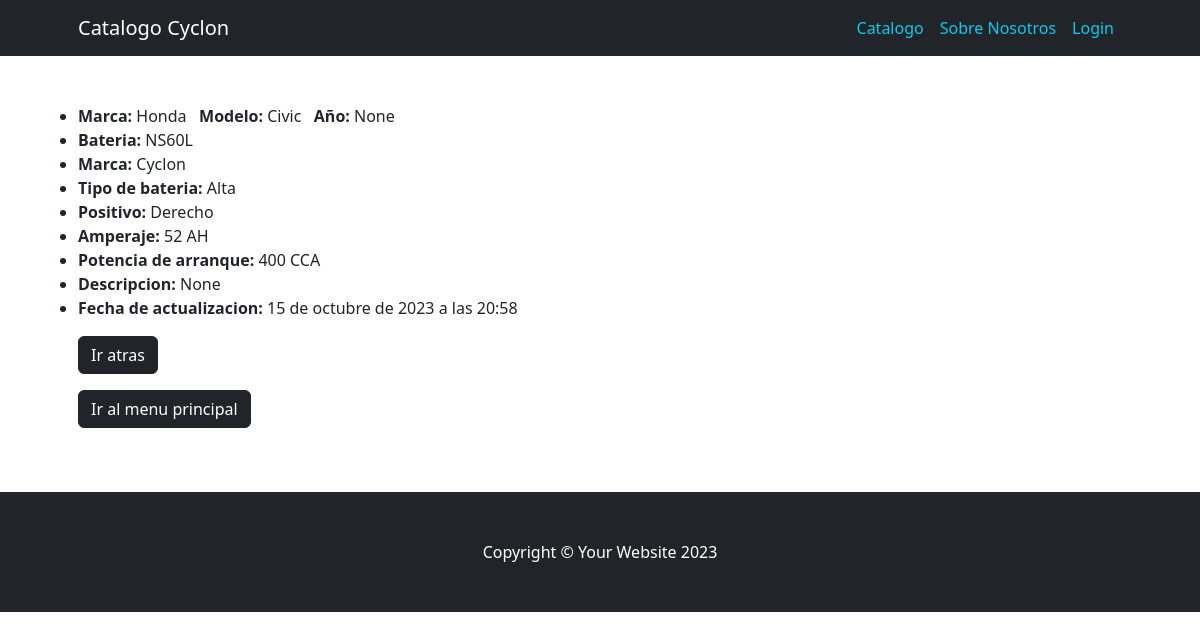
Before: /catalogo/catalogo/detail/3 with the older database file.
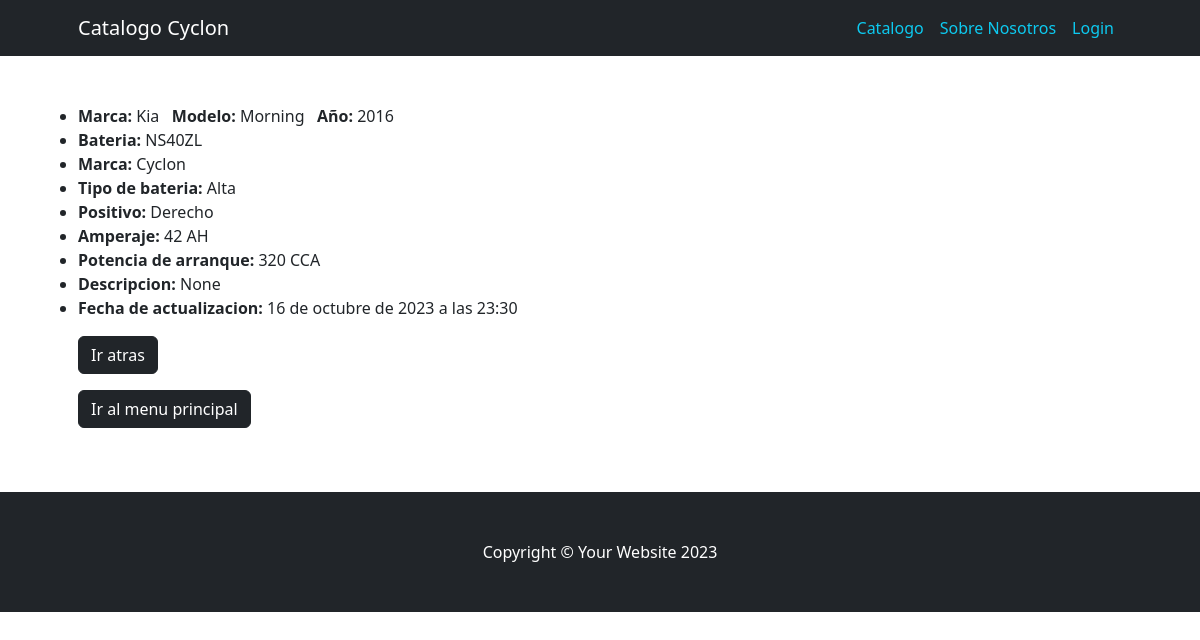
After: the same page with the newer database file.
### catalogo/models.py (models this page shows, shortened)
class Catalogo(models.Model):
    marca = models.ForeignKey(MarcaCategoria, on_delete=models.SET_NULL, blank=True, null=True, verbose_name="marca")
    modelo = models.ForeignKey(ModeloCategoria, on_delete=models.SET_NULL, blank=True, null=True, verbose_name="modelo")
    año = models.ForeignKey(AñoCategoria, on_delete=models.SET_NULL, blank=True, null=True, verbose_name="año")
    bateria = models.ForeignKey(BateriaCategoria, on_delete=models.SET_NULL, blank=True, null=True, verbose_name="bateria")
    descripcion = models.CharField(max_length=250, null=True, blank=True, verbose_name="descripcion")
    fecha_actualizacion = models.DateTimeField(default=timezone.now, editable=False, verbose_name="fecha de actualizacion")
    class Meta:
        verbose_name = "catalogo"
        verbose_name_plural = "catalogo"

class MarcaCategoria(models.Model):
    marca = models.CharField(max_length=100)
    class Meta:
        verbose_name = "marca"
        verbose_name_plural = "marca"
    def __str__(self) -> str:
        return self.marca

class ModeloCategoria(models.Model):
    modelo = models.CharField(max_length=100)
    class Meta:
        verbose_name = "modelo"
        verbose_name_plural = "modelo"
    def __str__(self) -> str:
        return self.modelo

class BateriaCategoria(models.Model):
    bateria = models.CharField(max_length=100)
    marca = models.CharField(max_length=100)
    tipo_bateria = models.CharField(max_length=100)
    positivo = models.CharField(max_length=100)
    amperaje = models.CharField(max_length=100)
    potencia_arranque = models.CharField(max_length=100)
    tipo_borne = models.CharField(max_length=100)
    descripcion = models.CharField(max_length=250, null=True, blank=True, verbose_name="descripcion")
    class Meta:
        verbose_name = "bateria"
        verbose_name_plural = "bateria"
    def __str__(self) -> str:
        return f"{self.bateria}"

class AñoCategoria(models.Model):
    año = models.IntegerField()
    class Meta:
        verbose_name = "año"
        verbose_name_plural = "año"
    def __str__(self) -> str:
        return f"{self.año}"

### catalogo/views.py (the view)
# urls.py: path("catalogo/detail/<int:pk>", views.CatalogoDetail.as_view(), name = "catalogo_detail"),
class CatalogoDetail(DetailView):
    model = models.Catalogo

### catalogo/templates/catalogo/catalogo_detail.html
{% extends "catalogo/base.html" %}
{% block catalogo %}
            <ul>
                <li><strong>Marca:</strong> {{ object.marca }} &nbsp <strong>Modelo:</strong> {{ object.modelo }} &nbsp <strong>Año:</strong> {{ object.año }}</li>
                <li><strong>Bateria:</strong> {{ object.bateria }} </li>
                <li><strong>Marca:</strong> {{ object.bateria.marca }} </li>
                <li><strong>Tipo de bateria:</strong> {{ object.bateria.tipo_bateria }} </li>
                <li><strong>Positivo:</strong> {{ object.bateria.positivo }} </li>
                <li><strong>Amperaje:</strong> {{ object.bateria.amperaje }} AH </li>
                <li><strong>Potencia de arranque:</strong> {{ object.bateria.potencia_arranque }} CCA </li>
                <li><strong>Descripcion:</strong> {{ object.descripcion }} </li>
                <li><strong>Fecha de actualizacion:</strong> {{ object.fecha_actualizacion }} </li>
            </ul>
            <p><a class="btn btn-dark" href="{% url 'catalogo:catalogo_list' %}">Ir atras</a></p>
            <p><a class="btn btn-dark" href="{% url 'home:index' %}">Ir al menu principal</a></p>
{% endblock catalogo %}

### catalogo/templates/catalogo/base.html (shortened to what this page needs)
{% extends "home/base.html" %}
{% block content %}
    <div class="container px-4 px-lg-5">
        <div class="row gx-4 gx-lg-5 align-items-center my-5">
            {% block catalogo %}
            {% endblock catalogo %}
        </div>
    </div>
{% endblock content %}

### home/templates/home/base.html (shortened to what this page needs)
{% load static %}
<!DOCTYPE html>
<html lang="es">
    <head>
        <link href="{% static 'home/css/styles.css' %}" rel="stylesheet" />
    </head>
    <body>
        {% include 'home/navbar.html' %}
        {% block content %}{% endblock content %}
            <footer class="py-5 bg-dark">
                <div class="container px-4 px-lg-5"><p class="m-0 text-center text-white">Copyright &copy; Your Website 2023</p></div>
            </footer>
    </body>
</html>

### home/templates/home/navbar.html (shortened to what this page needs)
<nav class="navbar navbar-expand-lg navbar-dark bg-dark">
    <div class="container px-5">
        <a class="navbar-brand" href="{% url 'home:index' %}">Catalogo Cyclon</a>
        <div class="collapse navbar-collapse" id="navbarSupportedContent">
            <ul class="navbar-nav ms-auto mb-2 mb-lg-0">
                {% if user.is_authenticated %}
                    <li class="nav-item"><a class="nav-link text-bg-info">{{ user.username }}</a></li>
                    <li class="nav-item"><a class="nav-link text-info" href="{% url 'catalogo:index' %}">Ingresar Datos</a></li>
                    <li class="nav-item"><a class="nav-link text-info" href="{% url 'home:about' %}">Sobre Nosotros</a></li>
                    <li class="nav-item"><a class="nav-link text-info" href="{% url 'home:logout' %}">Logout</a></li>
                {% else %}
                    <li class="nav-item"><a class="nav-link text-info{% if request.path == "/catalogo/list/" %} active  {% endif %}" href="{% url 'catalogo:catalogo_list' %}">Catalogo</a></li>
                    <li class="nav-item"><a class="nav-link text-info" href="{% url 'home:about' %}">Sobre Nosotros</a></li>
                    <li class="nav-item"><a class="nav-link text-info" href="{% url 'home:login' %}">Login</a></li>
                {% endif %}
            </ul>
        </div>
    </div>
</nav>

Changed rows visible on the page:
changed Catalogo "None": marca "Honda" → "Kia"; modelo "Civic" → "Morning"; año "None" → "2016"; bateria "NS60L" → "NS40ZL"; bateria.amperaje "52" → "42"; bateria.potencia_arranque "400" → "320"; fecha_actualizacion "15 de octubre de 2023 a las 20:58" → "16 de octubre de 2023 a las 23:30"
